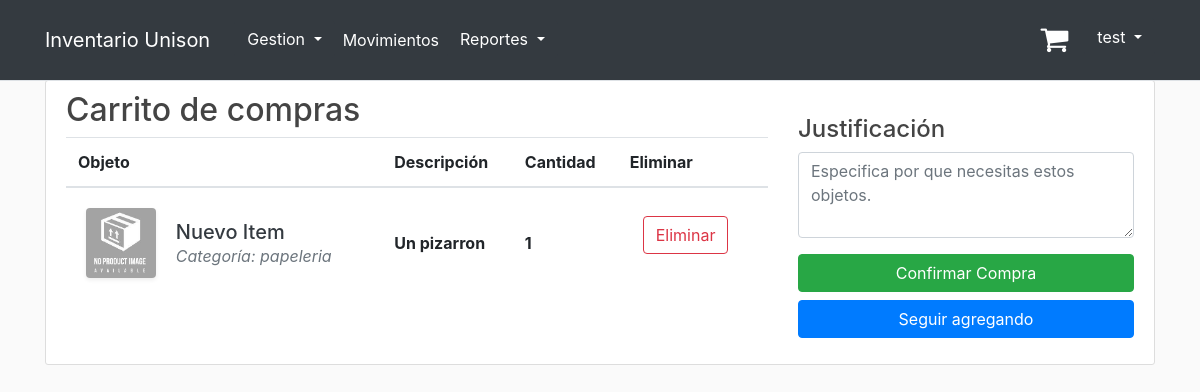
/shopping_cart/ (signed in), run on an earlier commit of the app's database.
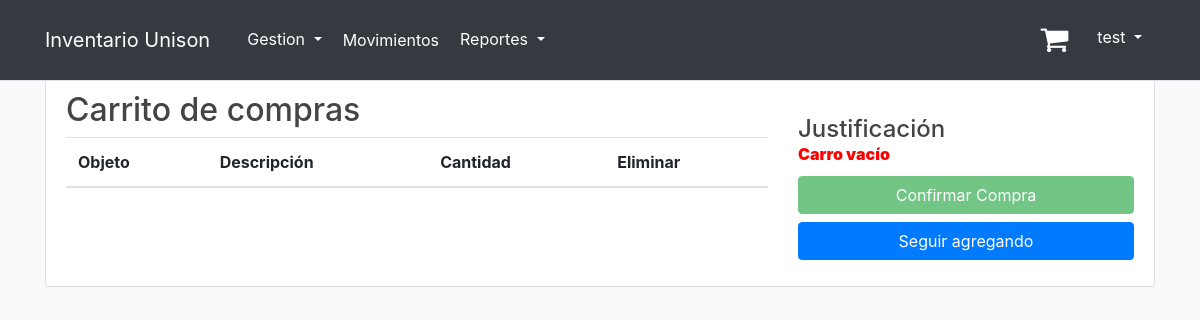
And on a later commit of the database.
### inventory/models.py (models this page shows, shortened)
class ShoppingCart(models.Model):
    item = models.ForeignKey(Item, on_delete=models.CASCADE)
    quantity = models.IntegerField(default=1)
    user = models.ForeignKey(User, on_delete=models.CASCADE)

class Item(models.Model):
    CATEGORY_CHOICES = [
        ('papeleria', 'Papelería'),
        ('limpieza', 'Limpieza'),
        ('plomeria', 'Plomería'),
        ('electricidad', 'Electricidad'),
    ]
    UNIT_CHOICES = [
        ('paquete', 'Paquete'),
        ('block', 'Block'),
        ('individual', 'Individual'),
        ('caja', 'Caja'),
    ]
    name = models.CharField(max_length=255)
    image = models.ImageField(default='default_item.jpg', upload_to='item_pics')
    sku = models.DecimalField(max_digits=10, decimal_places=0, unique=True)
    category = models.CharField(max_length=20, choices=CATEGORY_CHOICES)
    description = models.TextField()
    unit_type = models.CharField(max_length=20, choices=UNIT_CHOICES)
    unit_price = models.DecimalField(max_digits=10, decimal_places=2)
    stock = models.IntegerField(default=0)
    low_stock_threshold = models.IntegerField(default=10)
    unison = models.BooleanField(default=True)

### inventory/views.py (the view)
# urls.py: path('shopping_cart/', views.shopping_cart, name='shopping_cart'),
@login_required
def shopping_cart(request):
    cart_items = ShoppingCart.objects.filter(user=request.user)
    for cart_item in cart_items:
        if cart_item.quantity > cart_item.item.stock:
            cart_item.quantity = cart_item.item.stock
            cart_item.save()
            messages.warning(request, f'El stock del carrito ha sido modificado.')
        elif cart_item.quantity == 0:
            cart_item.delete()
            messages.warning(request, f'Un elemento del carrito ha sido eliminado por cambios en el stock.')
            return redirect('shopping_cart')
    return render(request, 'inventory/shopping_cart.html', {'title': 'Shopping Cart', 'cart_items': cart_items})

### inventory/templates/inventory/shopping_cart.html (shortened to what this page needs)
{% extends "base.html" %}
{% block content %}
    <div class="content-section">
        <div class="row">
            <div class="col-md-8">
                <h2 class="report-header">Carrito de compras</h2>
                <table class="table">
                    <thead>
                    <tr>
                        <th>Objeto</th>
                        <th>Descripción</th>
                        <th>Cantidad</th>
                        <th>Eliminar</th>
                    </tr>
                    </thead>
                    <tbody>
                    {% for item in cart_items %}
                        <tr>
                            <th scope="row" class="border-0">
                                <div class="p-2">
                                    <img src="{{ item.item.image.url }}" alt="" width="70" class="img-fluid rounded shadow-sm">
                                    <div class="ml-3 d-inline-block align-middle">
                                        <h5 class="mb-0">
                                            <a href="{% url 'display_item' item.item.id %}"
                                               class="text-dark d-inline-block align-middle">{{ item.item.name }}</a>
                                        </h5><span
                                            class="text-muted font-weight-normal font-italic d-block">Categoría: {{ item.item.category }}</span>
                                    </div>
                                </div>
                            </th>
                            <td class="border-0 align-middle"><strong>{{ item.item.description }}</strong>
                            </td>
                            <td class="border-0 align-middle"><strong>{{ item.quantity }}</strong></td>
                            <td class="border-0 align-middle">
                                <div class="form-group">
                                    <div class="btn">
                                        <form method="get" action="{% url 'remove_item' item.id %}">
                                            <button class="btn btn-outline-danger"
                                                    onclick="return confirmDelete();" type="submit">
                                                Eliminar
                                            </button>
                                        </form>
                                    </div>
                                </div>
                            </td>
                        </tr>
                    {% endfor %}
                    </tbody>
                </table>
            </div>
            <div class="col-md-4">
                <br>
                <h4 class="report-header">Justificación</h4>
                <table class="table">
                    {% if cart_items.count == 0 %}
                        <h style="color: red; position: relative; top: -10px; font-weight: 1000;">Carro vacío</h>
                        <button type="submit" class="btn btn-success btn-block mb-2 disabled">Confirmar Compra</button>
                    {% else %}
                        <form method="post" action="{% url 'save_cart' %}">
                            <div class="mb-3">
                                        <textarea name="reason" class="form-control" id="exampleFormControlTextarea1"
                                                  rows="3"
                                                  placeholder="Especifica por que necesitas estos objetos."></textarea>
                            </div>
                            <button type="submit" class="btn btn-success btn-block mb-2">Confirmar Compra</button>
                        </form>
                    {% endif %}
                    <a href="{% url 'inventory-home' %}" class="btn btn-primary btn-block">Seguir agregando</a>
                </table>
            </div>
        </div>
    </div>
{% endblock %}

What changed in the data, as far as the page shows it:
removed ShoppingCart: item.image (placeholder picture), item.name "Nuevo Item", item.category "papeleria", item.description "Un pizarron", quantity "1"
Also different on the page:
text now shown: "Carro vacío"
